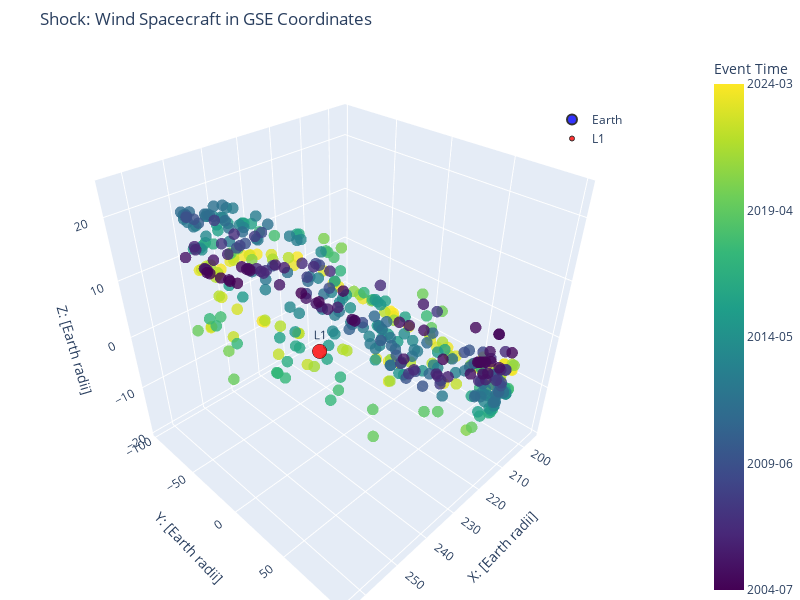
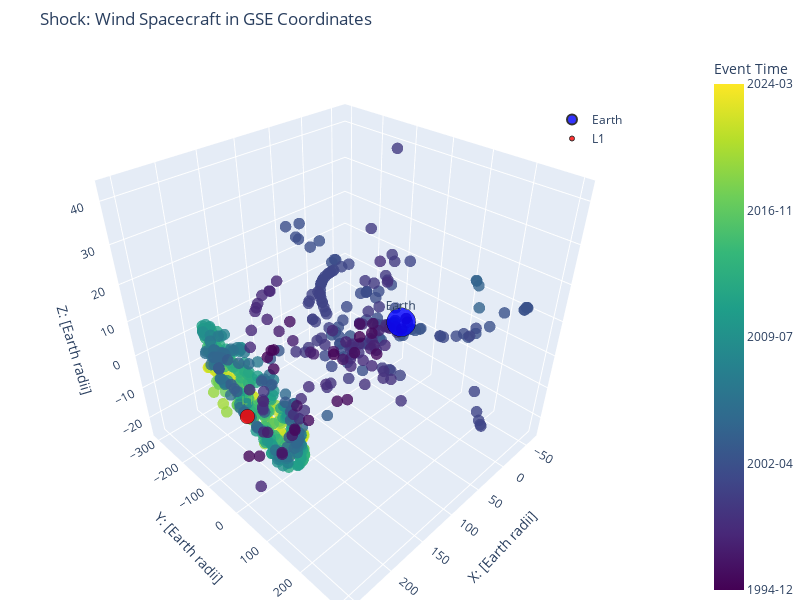
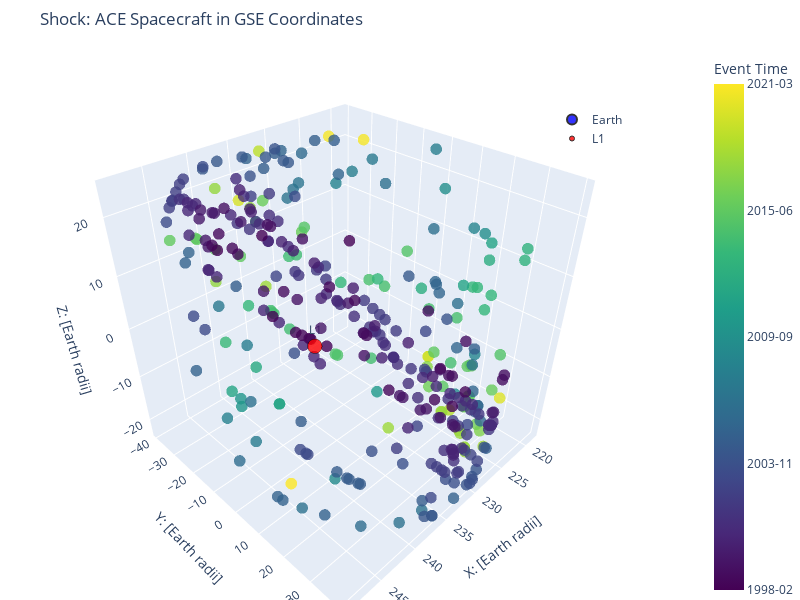
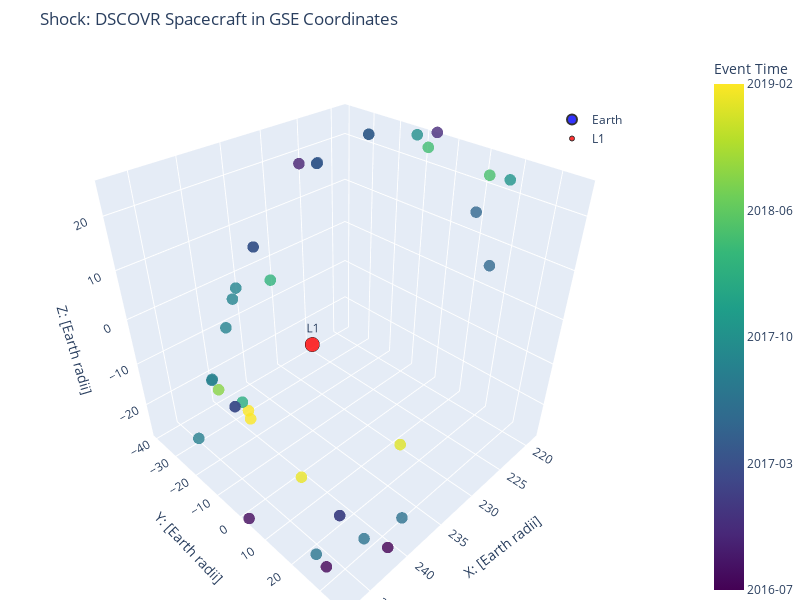

Here is the notebook cell these charts were saved with, in order:
### Code cell
GSE_sc_plot(Wind_df[:425], 'Shock: Wind Spacecraft in GSE Coordinates')
GSE_sc_plot(Wind_df, 'Shock: Wind Spacecraft in GSE Coordinates')
GSE_sc_plot(ACE_df, 'Shock: ACE Spacecraft in GSE Coordinates')
GSE_sc_plot(DSCOVR_df, 'Shock: DSCOVR Spacecraft in GSE Coordinates')
GSE_sc_plot(OMNI_df, 'Shock: OMNI Spacecraft in GSE Coordinates')

### Figure 1 — Plotly figure (JSON) as saved in the notebook; plotly's stock layout.template omitted (floating-point values rounded to 4 significant figures; data arrays with more than 128 entries replaced by an {"elided": "..."} marker saying what was removed)
{"data": [{"customdata": {"elided": "425x1 float values"}, "hovertemplate": "<b>%{hovertext}</b><br><br>x=%{x}<br>y=%{y}<br>z=%{z}<extra></extra>", "hovertext": {"elided": "425 str values"}, "legendgroup": "", "marker": {"color": {"elided": "425 float values"}, "coloraxis": "coloraxis", "opacity": 0.8, "size": 4, "symbol": "circle"}, "mode": "markers", "name": "", "scene": "scene", "showlegend": false, "type": "scatter3d", "x": {"elided": "425 float values"}, "y": {"elided": "425 float values"}, "z": {"elided": "425 float values"}}, {"hoverinfo": "text", "marker": {"color": "blue", "line": {"color": "black", "width": 2}, "opacity": 0.8, "size": 10}, "mode": "markers+text", "name": "Earth", "text": ["Earth"], "textposition": "top center", "type": "scatter3d", "x": [0], "y": [0], "z": [0]}, {"hoverinfo": "text", "marker": {"color": "red", "line": {"color": "black", "width": 1}, "opacity": 0.8, "size": 5}, "mode": "markers+text", "name": "L1", "text": ["L1"], "textposition": "top center", "type": "scatter3d", "x": [238], "y": [0], "z": [0]}], "layout": {"coloraxis": {"colorbar": {"ticktext": ["2004-07", "2009-06", "2014-05", "2019-04", "2024-03"], "tickvals": [12610.0, 14410.0, 16210.0, 18010.0, 19810.0], "title": {"text": "Event Time"}}, "colorscale": [[0, "#440154"], [0.1111, "#482878"], [0.2222, "#3e4989"], [0.3333, "#31688e"], [0.4444, "#26828e"], [0.5556, "#1f9e89"], [0.6667, "#35b779"], [0.7778, "#6ece58"], [0.8889, "#b5de2b"], [1, "#fde725"]]}, "height": 600, "legend": {"tracegroupgap": 0, "x": 0.8, "y": 0.9}, "margin": {"b": 0, "l": 0, "r": 0, "t": 50}, "scene": {"domain": {"x": [0, 1], "y": [0, 1]}, "xaxis": {"range": [193.9, 266], "title": {"text": "X: [Earth radii]"}}, "yaxis": {"range": [-102.6, 104.7], "title": {"text": "Y: [Earth radii]"}}, "zaxis": {"range": [-20.68, 25.28], "title": {"text": "Z: [Earth radii]"}}}, "title": {"text": "Shock: Wind Spacecraft in GSE Coordinates"}, "width": 800}}

### Figure 2 — Plotly figure (JSON) as saved in the notebook; plotly's stock layout.template omitted (floating-point values rounded to 4 significant figures; data arrays with more than 128 entries replaced by an {"elided": "..."} marker saying what was removed)
{"data": [{"customdata": {"elided": "674x1 float values"}, "hovertemplate": "<b>%{hovertext}</b><br><br>x=%{x}<br>y=%{y}<br>z=%{z}<extra></extra>", "hovertext": {"elided": "674 str values"}, "legendgroup": "", "marker": {"color": {"elided": "674 float values"}, "coloraxis": "coloraxis", "opacity": 0.8, "size": 4, "symbol": "circle"}, "mode": "markers", "name": "", "scene": "scene", "showlegend": false, "type": "scatter3d", "x": {"elided": "674 float values"}, "y": {"elided": "674 float values"}, "z": {"elided": "674 float values"}}, {"hoverinfo": "text", "marker": {"color": "blue", "line": {"color": "black", "width": 2}, "opacity": 0.8, "size": 10}, "mode": "markers+text", "name": "Earth", "text": ["Earth"], "textposition": "top center", "type": "scatter3d", "x": [0], "y": [0], "z": [0]}, {"hoverinfo": "text", "marker": {"color": "red", "line": {"color": "black", "width": 1}, "opacity": 0.8, "size": 5}, "mode": "markers+text", "name": "L1", "text": ["L1"], "textposition": "top center", "type": "scatter3d", "x": [238], "y": [0], "z": [0]}], "layout": {"coloraxis": {"colorbar": {"ticktext": ["1994-12", "2002-04", "2009-07", "2016-11", "2024-03"], "tickvals": [9105.0, 11780.0, 14460.0, 17130.0, 19810.0], "title": {"text": "Event Time"}}, "colorscale": [[0, "#440154"], [0.1111, "#482878"], [0.2222, "#3e4989"], [0.3333, "#31688e"], [0.4444, "#26828e"], [0.5556, "#1f9e89"], [0.6667, "#35b779"], [0.7778, "#6ece58"], [0.8889, "#b5de2b"], [1, "#fde725"]]}, "height": 600, "legend": {"tracegroupgap": 0, "x": 0.8, "y": 0.9}, "margin": {"b": 0, "l": 0, "r": 0, "t": 50}, "scene": {"domain": {"x": [0, 1], "y": [0, 1]}, "xaxis": {"range": [-73.56, 266], "title": {"text": "X: [Earth radii]"}}, "yaxis": {"range": [-322.4, 320.8], "title": {"text": "Y: [Earth radii]"}}, "zaxis": {"range": [-26.42, 44.49], "title": {"text": "Z: [Earth radii]"}}}, "title": {"text": "Shock: Wind Spacecraft in GSE Coordinates"}, "width": 800}}

### Figure 3 — Plotly figure (JSON) as saved in the notebook; plotly's stock layout.template omitted (floating-point values rounded to 4 significant figures; data arrays with more than 128 entries replaced by an {"elided": "..."} marker saying what was removed)
{"data": [{"customdata": {"elided": "352x1 float values"}, "hovertemplate": "<b>%{hovertext}</b><br><br>x=%{x}<br>y=%{y}<br>z=%{z}<extra></extra>", "hovertext": {"elided": "352 str values"}, "legendgroup": "", "marker": {"color": {"elided": "352 float values"}, "coloraxis": "coloraxis", "opacity": 0.8, "size": 4, "symbol": "circle"}, "mode": "markers", "name": "", "scene": "scene", "showlegend": false, "type": "scatter3d", "x": {"elided": "352 float values"}, "y": {"elided": "352 float values"}, "z": {"elided": "352 float values"}}, {"hoverinfo": "text", "marker": {"color": "blue", "line": {"color": "black", "width": 2}, "opacity": 0.8, "size": 10}, "mode": "markers+text", "name": "Earth", "text": ["Earth"], "textposition": "top center", "type": "scatter3d", "x": [0], "y": [0], "z": [0]}, {"hoverinfo": "text", "marker": {"color": "red", "line": {"color": "black", "width": 1}, "opacity": 0.8, "size": 5}, "mode": "markers+text", "name": "L1", "text": ["L1"], "textposition": "top center", "type": "scatter3d", "x": [238], "y": [0], "z": [0]}], "layout": {"coloraxis": {"colorbar": {"ticktext": ["1998-02", "2003-11", "2009-09", "2015-06", "2021-03"], "tickvals": [10280.0, 12380.0, 14490.0, 16600.0, 18710.0], "title": {"text": "Event Time"}}, "colorscale": [[0, "#440154"], [0.1111, "#482878"], [0.2222, "#3e4989"], [0.3333, "#31688e"], [0.4444, "#26828e"], [0.5556, "#1f9e89"], [0.6667, "#35b779"], [0.7778, "#6ece58"], [0.8889, "#b5de2b"], [1, "#fde725"]]}, "height": 600, "legend": {"tracegroupgap": 0, "x": 0.8, "y": 0.9}, "margin": {"b": 0, "l": 0, "r": 0, "t": 50}, "scene": {"domain": {"x": [0, 1], "y": [0, 1]}, "xaxis": {"range": [217.7, 249.8], "title": {"text": "X: [Earth radii]"}}, "yaxis": {"range": [-41.44, 42.01], "title": {"text": "Y: [Earth radii]"}}, "zaxis": {"range": [-24.01, 25.71], "title": {"text": "Z: [Earth radii]"}}}, "title": {"text": "Shock: ACE Spacecraft in GSE Coordinates"}, "width": 800}}

### Figure 4 — Plotly figure (JSON) as saved in the notebook; plotly's stock layout.template omitted (floating-point values rounded to 4 significant figures)
{"data": [{"customdata": [[17930.0], [17930.0], [17900.0], [17890.0], [17760.0], [17660.0], [17640.0], [17600.0], [17580.0], [17480.0], [17460.0], [17420.0], [17420.0], [17420.0], [17410.0], [17410.0], [17400.0], [17360.0], [17360.0], [17350.0], [17310.0], [17310.0], [17280.0], [17280.0], [17260.0], [17260.0], [17260.0], [17250.0], [17250.0], [17220.0], [17220.0], [17190.0], [17190.0], [17110.0], [17090.0], [17030.0], [17010.0], [17000.0]], "hovertemplate": "<b>%{hovertext}</b><br><br>x=%{x}<br>y=%{y}<br>z=%{z}<extra></extra>", "hovertext": ["2019-02-01", "2019-01-29", "2019-01-05", "2018-12-20", "2018-08-20", "2018-05-05", "2018-04-19", "2018-03-09", "2018-02-15", "2017-11-14", "2017-10-24", "2017-09-14", "2017-09-12", "2017-09-07", "2017-08-31", "2017-08-31", "2017-08-22", "2017-07-16", "2017-07-08", "2017-07-01", "2017-05-27", "2017-05-20", "2017-04-23", "2017-04-23", "2017-04-08", "2017-04-08", "2017-04-08", "2017-03-22", "2017-03-22", "2017-02-24", "2017-02-24", "2017-01-26", "2017-01-26", "2016-11-09", "2016-10-12", "2016-08-16", "2016-07-29", "2016-07-19"], "legendgroup": "", "marker": {"color": [17930.0, 17930.0, 17900.0, 17890.0, 17760.0, 17660.0, 17640.0, 17600.0, 17580.0, 17480.0, 17460.0, 17420.0, 17420.0, 17420.0, 17410.0, 17410.0, 17400.0, 17360.0, 17360.0, 17350.0, 17310.0, 17310.0, 17280.0, 17280.0, 17260.0, 17260.0, 17260.0, 17250.0, 17250.0, 17220.0, 17220.0, 17190.0, 17190.0, 17110.0, 17090.0, 17030.0, 17010.0, 17000.0], "coloraxis": "coloraxis", "opacity": 0.8, "size": 4, "symbol": "circle"}, "mode": "markers", "name": "", "scene": "scene", "showlegend": false, "type": "scatter3d", "x": [238.4, 238.9, 242.5, 237.6, 240.5, 223.1, 221.8, 230.3, 239.3, 219.7, 219.8, 235.2, 235.9, 237.8, 241.8, 241.9, 246.3, 246.4, 243.4, 241.2, 227.2, 224.7, 223.0, 223.0, 224.9, 224.9, 224.9, 232.2, 232.2, 241.7, 241.7, 241.2, 241.2, 217.8, 226.2, 248.1, 246.1, 241.8], "y": [-29.24, -26.55, 7.3, 28.56, -35.47, 19.15, -1.86, -41.23, -28.23, 19.39, -9.79, -41.29, -40.9, -38.57, -32.36, -32.22, -24.03, 23.91, 32.01, 38.13, 28.99, 19.47, -19.32, -19.32, -34.28, -34.4, -34.4, -41.75, -41.75, -22.63, -22.63, 17.75, 17.75, -7.2, -38.16, 3.69, 26.47, 35.72], "z": [-27.37, -27.84, -22.19, -10.12, -21.96, 25.84, 26.0, -5.47, -23.52, 23.3, 26.0, -3.57, -5.48, -10.01, -16.55, -16.67, -22.91, -25.94, -21.82, -16.56, 15.29, 20.57, 25.91, 25.91, 18.66, 18.53, 18.53, 3.5, 3.5, -19.55, -19.55, -28.33, -28.33, 25.99, 18.42, -26.53, -28.12, -24.48]}, {"hoverinfo": "text", "marker": {"color": "blue", "line": {"color": "black", "width": 2}, "opacity": 0.8, "size": 10}, "mode": "markers+text", "name": "Earth", "text": ["Earth"], "textposition": "top center", "type": "scatter3d", "x": [0], "y": [0], "z": [0]}, {"hoverinfo": "text", "marker": {"color": "red", "line": {"color": "black", "width": 1}, "opacity": 0.8, "size": 5}, "mode": "markers+text", "name": "L1", "text": ["L1"], "textposition": "top center", "type": "scatter3d", "x": [238], "y": [0], "z": [0]}], "layout": {"coloraxis": {"colorbar": {"ticktext": ["2016-07", "2017-03", "2017-10", "2018-06", "2019-02"], "tickvals": [17000.0, 17230.0, 17470.0, 17700.0, 17930.0], "title": {"text": "Event Time"}}, "colorscale": [[0, "#440154"], [0.1111, "#482878"], [0.2222, "#3e4989"], [0.3333, "#31688e"], [0.4444, "#26828e"], [0.5556, "#1f9e89"], [0.6667, "#35b779"], [0.7778, "#6ece58"], [0.8889, "#b5de2b"], [1, "#fde725"]]}, "height": 600, "legend": {"tracegroupgap": 0, "x": 0.8, "y": 0.9}, "margin": {"b": 0, "l": 0, "r": 0, "t": 50}, "scene": {"domain": {"x": [0, 1], "y": [0, 1]}, "xaxis": {"range": [217.8, 248.1], "title": {"text": "X: [Earth radii]"}}, "yaxis": {"range": [-41.75, 38.13], "title": {"text": "Y: [Earth radii]"}}, "zaxis": {"range": [-28.33, 26], "title": {"text": "Z: [Earth radii]"}}}, "title": {"text": "Shock: DSCOVR Spacecraft in GSE Coordinates"}, "width": 800}}
